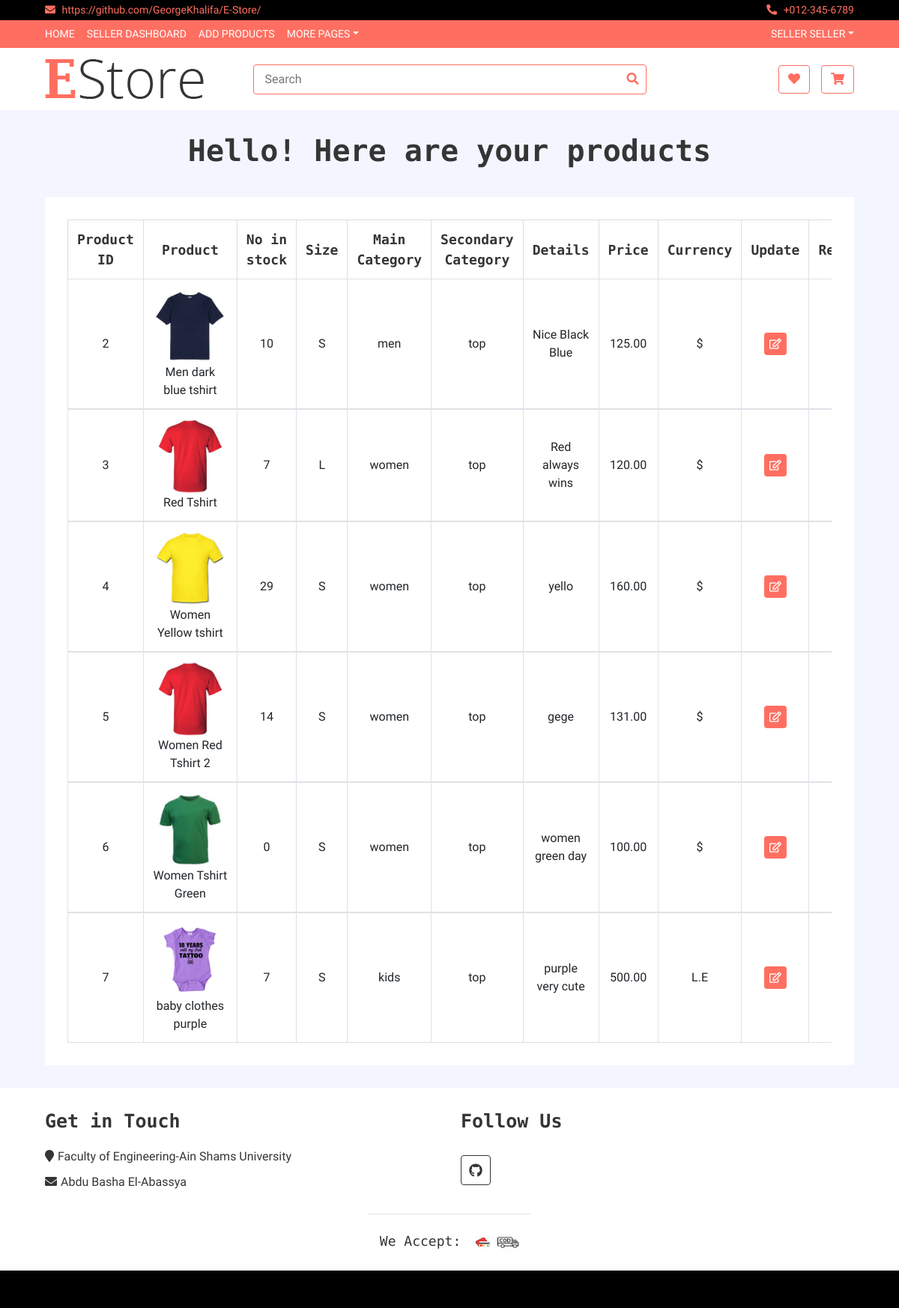
/App1/product_status/ (signed in), run on an earlier commit of the app's database.
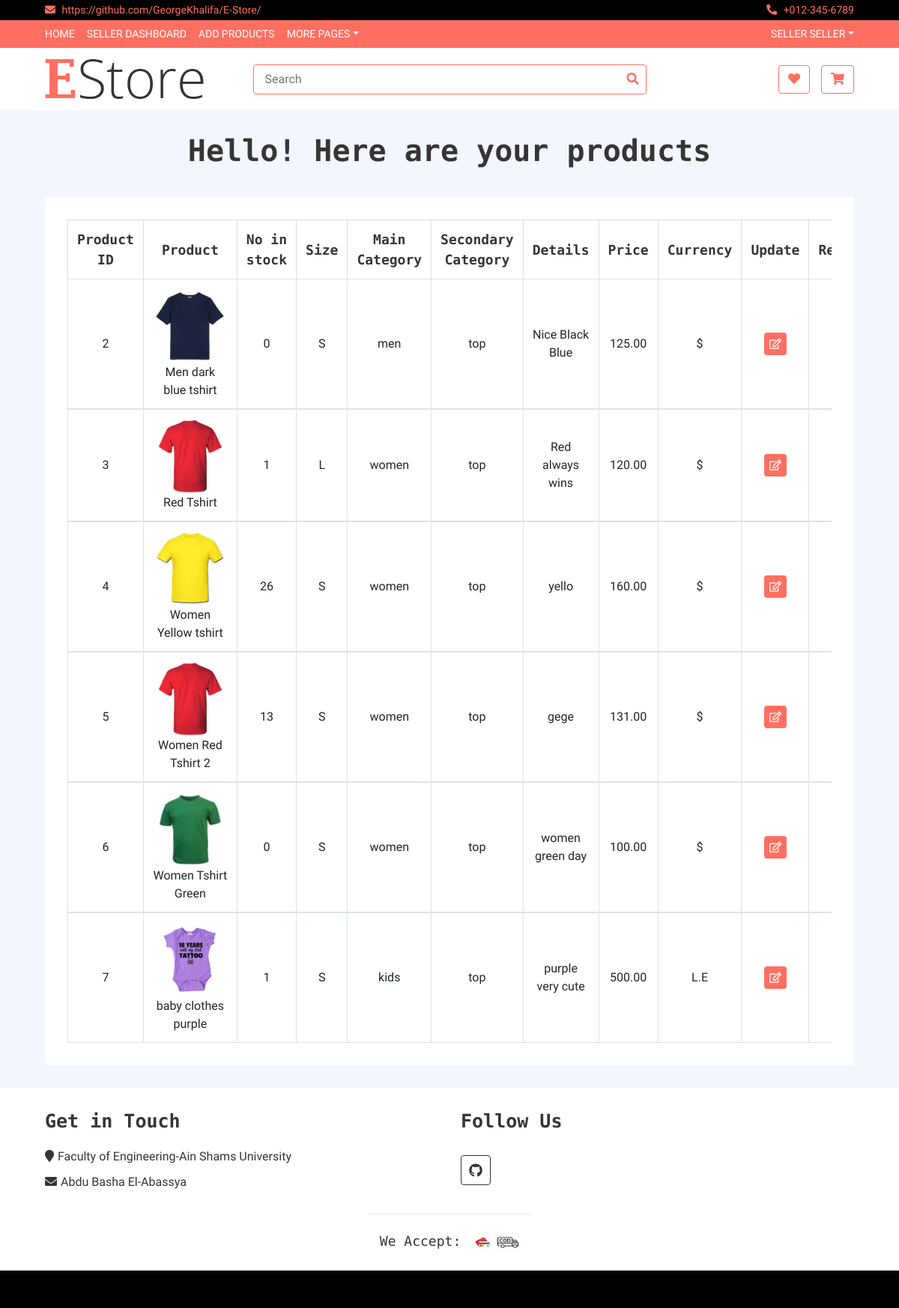
And on a later commit of the database.
### App1/models.py (models this page shows, shortened)
class Product(models.Model):
    id = models.AutoField(primary_key=True)
    seller = models.ForeignKey(to = User,on_delete = models.CASCADE)
    name=models.CharField(max_length=20,default='')
    in_stock = models.PositiveIntegerField()
    currency =  models.CharField(default='$',choices=currency_choices,max_length=20)
    size = models.CharField(default='S',choices=size_choices,max_length=20)
    price = models.DecimalField(max_length = 13, decimal_places = 2, max_digits = 10) #product_price
    picture = models.ImageField(upload_to = 'product_picture/', default = 'null.png')
    main_category= models.CharField(default='Men',choices=main_category_choices,max_length=20)
    secondary_category=  models.CharField(default='Top',choices=secondary_choices,max_length=20)
    details=models.CharField(default='',max_length=1999)
    views = models.ManyToManyField(User,related_name='view',default=None,blank=True)
    favourites =models.ManyToManyField(User,related_name='favourite',default=None,blank=True)

### App1/views.py (the view)
@login_required
def product_status(request):
    result = C.product_status_c(request)
    return result

### App1/context_processors.py (called while the page is built)
def add_variable_to_context(request):
    if(request.user.is_authenticated and not request.user.is_superuser):
        actual_user = UserInfo.objects.filter(user = request.user)[0]
        firstname = request.user.first_name
        lastname = request.user.last_name
        if actual_user.BuyerOrSeller == 'seller':
            sellerflag = True
        else:
            sellerflag = False
    else:
        sellerflag = False
        firstname = ""
        lastname = ""
    return {
        'sellerflag': sellerflag, 'firstname': firstname, 'lastname': lastname
    }

### App1/views.py (called while the page is built)
    def product_status_c(self, request):
        Products=Product.objects.filter(seller=request.user)
        return render(request,'App1/product_status.html',{'editupdate':Products})

### templates/App1/product_status.html (shortened to what this page needs)
{% extends 'App1/base.html'%}
{% block body_block %}
    <h1 style="text-align:center">Hello! Here are your products</h1>
    <div class="wishlist-page">
            <div class="container-fluid">
                <div class="wishlist-page-inner">
                    <div class="row">
                        <div class="col-md-12">
                            <div class="table-responsive">
                                <table class="table table-bordered">
                                    <thead class="thead-dark">
                                        <tr>
                                            <th>Product ID</th>
                                            <th>Product</th>
                                            <th>No in stock</th>
                                            <th>Size</th>
                                            <th>Main Category</th>
                                            <th>Secondary Category</th>
                                            <th>Details</th>
                                            <th>Price</th>
                                            <th>Currency</th>
                                            <th>Update</th>
                                            <th>Remove</th>
                                        </tr>
                                    </thead>
                                    <tbody class="align-middle">
                                      {%for item in editupdate%}
                                      <tr>
                                      <td>{{item.id}}</td>
                                      <td><img src="{{item.picture.url}}" alt="Product Image" height=100px width=100px>{{item.name}}</td>
                                      <td>{{item.in_stock}}</td>
                                      <td>{{item.size}}</td>
                                      <td>{{item.main_category}}</td>
                                      <td>{{item.secondary_category}}</td>
                                      <td>{{item.details}}</td>
                                      <td>{{item.price}}</td>
                                      <td>{{item.currency}}</td>
                                      <td>
                                       <a href="{%url 'App1:edit_product' item.id %}"><button><i class="far fa-edit"></i></button></a>
                                      </td>
                                       <td><a href="{% url 'App1:remove_product' item.id%}"><button></button></a></td>
                                      </tr>
                                      </tbody>
                                     {% endfor %}
                                </table>
                            </div>
                        </div>
                    </div>
                </div>
            </div>
        </div>
{% endblock %}

What changed in the data, as far as the page shows it:
changed Product "Men dark blue tshirt": in_stock "10" → "0"
changed Product "Red Tshirt": in_stock "7" → "1"
changed Product "Women Yellow tshirt": in_stock "29" → "26"
changed Product "Women Red Tshirt 2": in_stock "14" → "13"
changed Product "baby clothes purple": in_stock "7" → "1"
